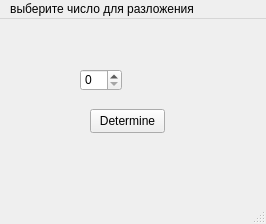
<?xml version="1.0" encoding="UTF-8"?>
<ui version="4.0">
 <class>MainWindow</class>
 <widget class="QMainWindow" name="MainWindow">
  <property name="geometry">
   <rect>
    <x>0</x>
    <y>0</y>
    <width>266</width>
    <height>224</height>
   </rect>
  </property>
  <property name="windowTitle">
   <string>MainWindow</string>
  </property>
  <widget class="QWidget" name="centralwidget">
   <widget class="QSpinBox" name="numberSpinBox">
    <property name="geometry">
     <rect>
      <x>80</x>
      <y>50</y>
      <width>42</width>
      <height>22</height>
     </rect>
    </property>
   </widget>
   <widget class="QPushButton" name="determineButton">
    <property name="geometry">
     <rect>
      <x>90</x>
      <y>90</y>
      <width>75</width>
      <height>24</height>
     </rect>
    </property>
    <property name="text">
     <string>Determine</string>
    </property>
   </widget>
   <widget class="QLabel" name="resultLabel">
    <property name="geometry">
     <rect>
      <x>20</x>
      <y>130</y>
      <width>231</width>
      <height>20</height>
     </rect>
    </property>
    <property name="text">
     <string/>
    </property>
   </widget>
  </widget>
  <widget class="QMenuBar" name="menubar">
   <property name="geometry">
    <rect>
     <x>0</x>
     <y>0</y>
     <width>266</width>
     <height>26</height>
    </rect>
   </property>
   <widget class="QMenu" name="menu">
    <property name="title">
     <string>выберите число для разложения</string>
    </property>
   </widget>
   <addaction name="menu"/>
  </widget>
  <widget class="QStatusBar" name="statusbar"/>
 </widget>
 <resources/>
 <connections/>
</ui>
